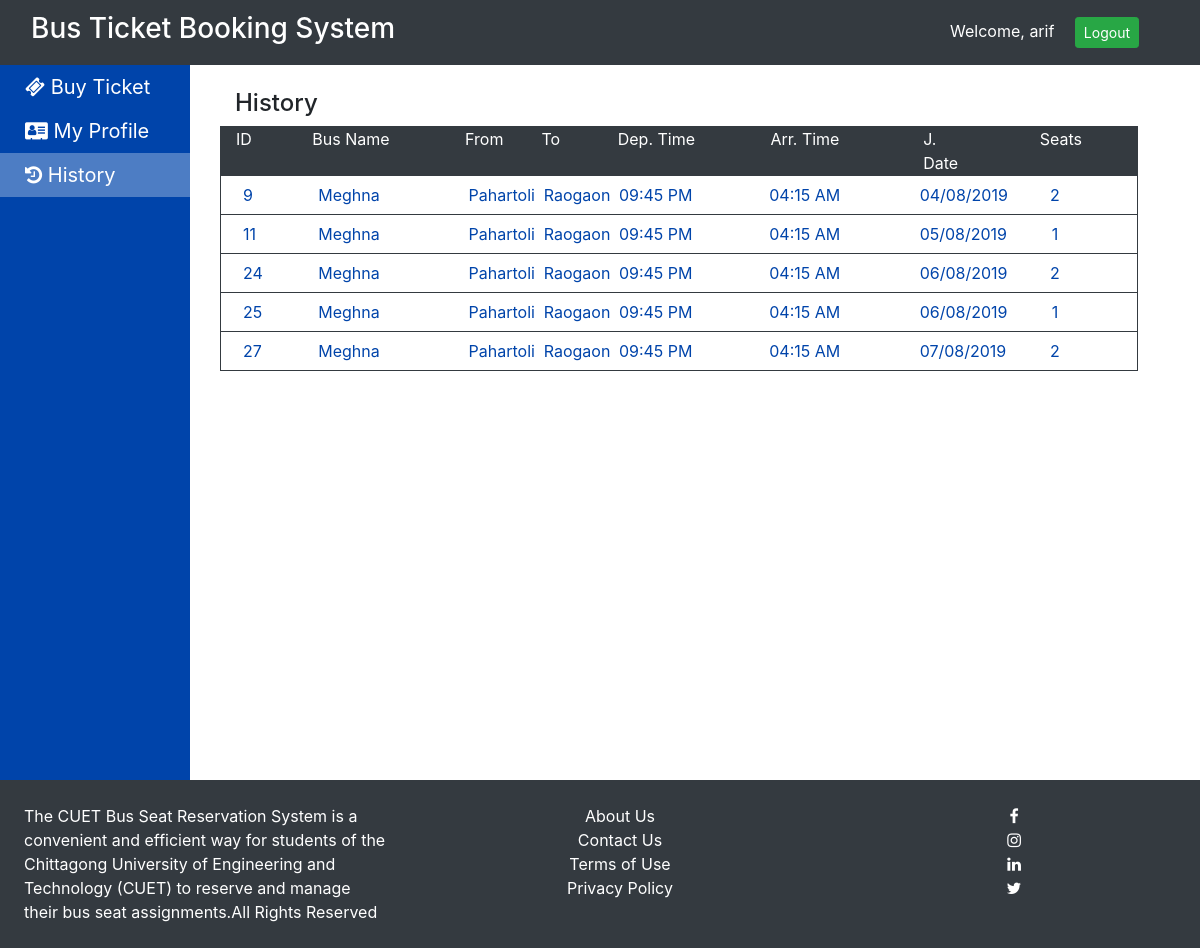
Screenshot of /history.php (signed in) with the database file from the repository.
### tables this page shows
CREATE TABLE `tickets` (
  `id` int(5) NOT NULL,
  `passenger_id` int(5) NOT NULL,
  `bus_id` int(5) NOT NULL,
  `jdate` varchar(25) NOT NULL,
  `seats` varchar(120) NOT NULL,
  `fare` int(10) NOT NULL
);

CREATE TABLE `buses` (
  `id` int(5) NOT NULL,
  `bname` varchar(25) NOT NULL,
  `bus_no` varchar(25) NOT NULL,
  `owner_id` int(5) NOT NULL,
  `from_loc` varchar(20) NOT NULL,
  `from_time` varchar(8) NOT NULL,
  `to_loc` varchar(20) NOT NULL,
  `to_time` varchar(8) NOT NULL,
  `fare` int(5) NOT NULL,
  `approved` tinyint(1) NOT NULL DEFAULT '0'
);

### history.php (the view, shortened to what this page needs)
<?php
include 'inc/basic_template.php';
?>
<div class="container">
    <h4>History</h4>
<div class="table-con">
<div class="row">
    <div class="col-md-1">ID</div>
    <div class="col-md-2">Bus Name</div>
    <div class="col-md-1">From</div>
    <div class="col-md-1">To</div>
    <div class="col-md-2">Dep. Time</div>
    <div class="col-md-2">Arr. Time</div>
    <div class="col-md-1">J. Date</div>
    <div class="col-md-2 text-center">Seats</div>
</div>
<?php
$conn = initDB();
$query = "select t.id as t_id, t.jdate, t.fare, t.seats, b.id as bus_id, b.bname as bus_name,";
$query .= "b.from_loc, b.to_loc, b.from_time, b.to_time from tickets t, buses b where t.bus_id = b.id and t.passenger_id=" . $_SESSION['user']['id'];
$res = $conn->query($query);
if ($res->num_rows == 0) {
    echo '
    <div class="row">
        <div class="col-md-12">No Tickets</div>
    </div>';
}
else {
    while ($row = $res->fetch_assoc()) {
        echo '
        <div class="content row">
            <div class="col-md-1">' . $row["t_id"] . '</div>
            <div class="col-md-2">' . $row["bus_name"] . '</div>
            <div class="col-md-1">' . $row["from_loc"] . '</div>
            <div class="col-md-1">' . $row["to_loc"] . '</div>
            <div class="col-md-2">' . $row["from_time"] . '</div>
            <div class="col-md-2">' . $row["to_time"] . '</div>
            <div class="col-md-1">' . $row["jdate"] . '</div>
            <div class="col-md-2 text-center">'.count(unserialize($row["seats"])).'</div>
        </div>';
    }
}
?>
</div>
</div>

### css/style.css (style rules this page uses)
body { padding-top: 65px; }
.table-con { width: 95%; }
.table-con .row:first-of-type, .table-con .head { background: #343A40; border: 1px solid #343A40; color: #fff; }
.table-con .content { background: #fff!important; color: #0044aa!important; cursor: pointer; padding: 7px; border-width: 0 1px 1px 1px; border-color: #343A40; border-style: solid; }

### rows the page displays
tickets: id "9", bus.bname "Meghna", bus.from_loc "Pahartoli", bus.to_loc "Raogaon", bus.from_time "09:45 PM", bus.to_time "04:15 AM", jdate "04/08/2019", seats "2"
tickets: id "11", bus.bname "Meghna", bus.from_loc "Pahartoli", bus.to_loc "Raogaon", bus.from_time "09:45 PM", bus.to_time "04:15 AM", jdate "05/08/2019", seats "1"
tickets: id "24", bus.bname "Meghna", bus.from_loc "Pahartoli", bus.to_loc "Raogaon", bus.from_time "09:45 PM", bus.to_time "04:15 AM", jdate "06/08/2019", seats "2"
tickets: id "25", bus.bname "Meghna", bus.from_loc "Pahartoli", bus.to_loc "Raogaon", bus.from_time "09:45 PM", bus.to_time "04:15 AM", jdate "06/08/2019", seats "1"
tickets: id "27", bus.bname "Meghna", bus.from_loc "Pahartoli", bus.to_loc "Raogaon", bus.from_time "09:45 PM", bus.to_time "04:15 AM", jdate "07/08/2019", seats "2"

### other values shown
$_SESSION['user']['uname'] "arif"
